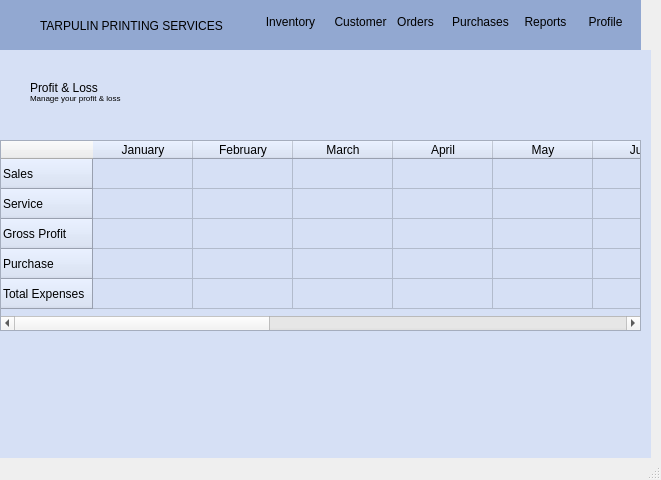
<?xml version="1.0" encoding="UTF-8"?>
<ui version="4.0">
 <class>MainWindow</class>
 <widget class="QMainWindow" name="MainWindow">
  <property name="geometry">
   <rect>
    <x>0</x>
    <y>0</y>
    <width>661</width>
    <height>480</height>
   </rect>
  </property>
  <property name="windowTitle">
   <string>MainWindow</string>
  </property>
  <property name="styleSheet">
   <string notr="true">QPushButton{
	font-size:12px;
	border: none;
}
QPushButton:hover {
    background-color: #45a049;
}
QLabel#tarp{
	font: 75 9pt &quot;Segoe Print&quot;;
	background-color: none;
}
QLabel#logo{
	background-image:: /images/mcavlogo.ico;
}
QFrame#NavbarFrame{
	border-radius: 0px;
	background-color: #92a8d1;
}
QFrame{
 	background-color: #d6e0f5;
}
QLabel{
	background-color:none;
}</string>
  </property>
  <widget class="QWidget" name="centralwidget">
   <widget class="QFrame" name="NavbarFrame">
    <property name="geometry">
     <rect>
      <x>0</x>
      <y>0</y>
      <width>641</width>
      <height>51</height>
     </rect>
    </property>
    <property name="frameShape">
     <enum>QFrame::StyledPanel</enum>
    </property>
    <property name="frameShadow">
     <enum>QFrame::Raised</enum>
    </property>
    <widget class="QPushButton" name="Purchase">
     <property name="geometry">
      <rect>
       <x>450</x>
       <y>10</y>
       <width>61</width>
       <height>23</height>
      </rect>
     </property>
     <property name="styleSheet">
      <string notr="true">font-size:12px;</string>
     </property>
     <property name="text">
      <string>Purchases</string>
     </property>
    </widget>
    <widget class="QPushButton" name="Inventory">
     <property name="geometry">
      <rect>
       <x>260</x>
       <y>10</y>
       <width>61</width>
       <height>23</height>
      </rect>
     </property>
     <property name="styleSheet">
      <string notr="true">font-size:12px;</string>
     </property>
     <property name="text">
      <string>Inventory</string>
     </property>
    </widget>
    <widget class="QPushButton" name="Order">
     <property name="geometry">
      <rect>
       <x>390</x>
       <y>10</y>
       <width>51</width>
       <height>23</height>
      </rect>
     </property>
     <property name="styleSheet">
      <string notr="true">font-size:12px;</string>
     </property>
     <property name="text">
      <string>Orders</string>
     </property>
    </widget>
    <widget class="QPushButton" name="Report">
     <property name="geometry">
      <rect>
       <x>520</x>
       <y>10</y>
       <width>51</width>
       <height>23</height>
      </rect>
     </property>
     <property name="styleSheet">
      <string notr="true">font-size:12px;</string>
     </property>
     <property name="text">
      <string>Reports</string>
     </property>
    </widget>
    <widget class="QPushButton" name="Profile">
     <property name="geometry">
      <rect>
       <x>580</x>
       <y>10</y>
       <width>51</width>
       <height>23</height>
      </rect>
     </property>
     <property name="styleSheet">
      <string notr="true">font-size:12px;</string>
     </property>
     <property name="text">
      <string>Profile</string>
     </property>
    </widget>
    <widget class="QPushButton" name="Customer">
     <property name="geometry">
      <rect>
       <x>330</x>
       <y>10</y>
       <width>61</width>
       <height>23</height>
      </rect>
     </property>
     <property name="styleSheet">
      <string notr="true">font-size:12px;</string>
     </property>
     <property name="text">
      <string>Customer</string>
     </property>
    </widget>
    <widget class="QLabel" name="logoimage">
     <property name="geometry">
      <rect>
       <x>10</x>
       <y>10</y>
       <width>21</width>
       <height>31</height>
      </rect>
     </property>
     <property name="text">
      <string/>
     </property>
     <property name="pixmap">
      <pixmap>:/images/mcavlogo.ico</pixmap>
     </property>
    </widget>
    <widget class="QLabel" name="tarp">
     <property name="geometry">
      <rect>
       <x>40</x>
       <y>0</y>
       <width>201</width>
       <height>51</height>
      </rect>
     </property>
     <property name="text">
      <string>TARPULIN PRINTING SERVICES</string>
     </property>
    </widget>
   </widget>
   <widget class="QFrame" name="frame">
    <property name="geometry">
     <rect>
      <x>0</x>
      <y>50</y>
      <width>651</width>
      <height>431</height>
     </rect>
    </property>
    <property name="frameShape">
     <enum>QFrame::Box</enum>
    </property>
    <property name="frameShadow">
     <enum>QFrame::Raised</enum>
    </property>
    <property name="lineWidth">
     <number>0</number>
    </property>
    <widget class="QLabel" name="ProductLabel">
     <property name="geometry">
      <rect>
       <x>30</x>
       <y>30</y>
       <width>71</width>
       <height>16</height>
      </rect>
     </property>
     <property name="text">
      <string>Profit &amp; Loss</string>
     </property>
    </widget>
    <widget class="QLabel" name="manageLabel">
     <property name="geometry">
      <rect>
       <x>30</x>
       <y>40</y>
       <width>111</width>
       <height>16</height>
      </rect>
     </property>
     <property name="font">
      <font>
       <pointsize>6</pointsize>
      </font>
     </property>
     <property name="text">
      <string>Manage your profit &amp; loss</string>
     </property>
    </widget>
    <widget class="QTableWidget" name="tableWidget">
     <property name="geometry">
      <rect>
       <x>0</x>
       <y>90</y>
       <width>641</width>
       <height>191</height>
      </rect>
     </property>
     <row>
      <property name="text">
       <string>Sales</string>
      </property>
     </row>
     <row>
      <property name="text">
       <string>Service</string>
      </property>
     </row>
     <row>
      <property name="text">
       <string>Gross Profit</string>
      </property>
     </row>
     <row>
      <property name="text">
       <string>Purchase</string>
      </property>
     </row>
     <row>
      <property name="text">
       <string>Total Expenses</string>
      </property>
     </row>
     <column>
      <property name="text">
       <string>January</string>
      </property>
     </column>
     <column>
      <property name="text">
       <string>February</string>
      </property>
     </column>
     <column>
      <property name="text">
       <string>March</string>
      </property>
     </column>
     <column>
      <property name="text">
       <string>April</string>
      </property>
     </column>
     <column>
      <property name="text">
       <string>May</string>
      </property>
     </column>
     <column>
      <property name="text">
       <string>June</string>
      </property>
     </column>
     <column>
      <property name="text">
       <string>July</string>
      </property>
     </column>
     <column>
      <property name="text">
       <string>August</string>
      </property>
     </column>
     <column>
      <property name="text">
       <string>September</string>
      </property>
     </column>
     <column>
      <property name="text">
       <string>October</string>
      </property>
     </column>
     <column>
      <property name="text">
       <string>November</string>
      </property>
     </column>
     <column>
      <property name="text">
       <string>December</string>
      </property>
     </column>
    </widget>
   </widget>
  </widget>
  <widget class="QStatusBar" name="statusbar"/>
 </widget>
 <resources>
  <include location="images.qrc"/>
 </resources>
 <connections/>
</ui>
